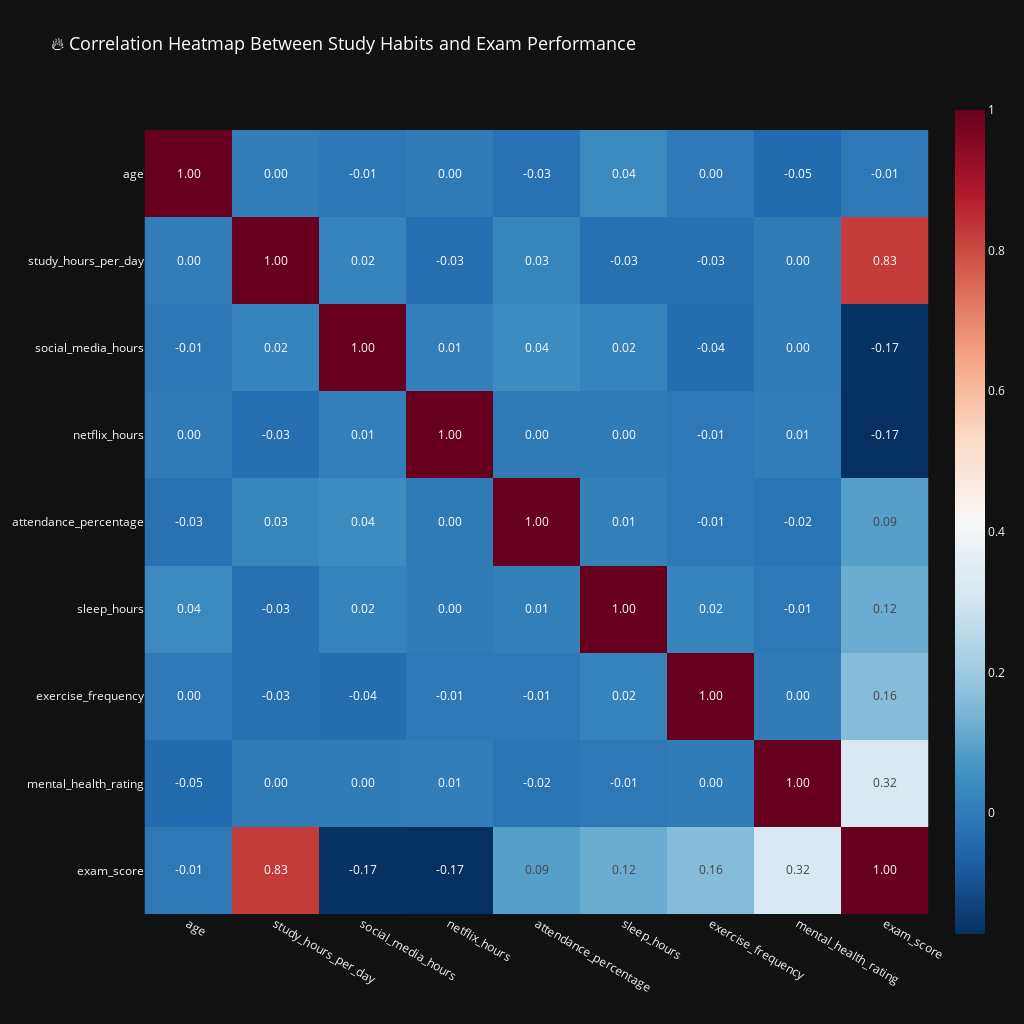

This figure's notebook cell:
### Code cell
fig = px.imshow(
    df[num_cols].corr(),
    text_auto=".2f",
    color_continuous_scale='RdBu_r',
    title='🔥 Correlation Heatmap Between Study Habits and Exam Performance',
    height= 1024,
    width= 1024
)
fig.update_layout(
    template='plotly_dark',
    title_font=dict(size=18, color='white')
)
fig.show()

### Figure 1 — Plotly figure (JSON) as saved in the notebook; plotly's stock layout.template omitted (floating-point values rounded to 4 significant figures)
{"data": [{"coloraxis": "coloraxis", "hovertemplate": "x: %{x}<br>y: %{y}<br>color: %{z}<extra></extra>", "name": "0", "texttemplate": "%{z:.2f}", "type": "heatmap", "x": ["age", "study_hours_per_day", "social_media_hours", "netflix_hours", "attendance_percentage", "sleep_hours", "exercise_frequency", "mental_health_rating", "exam_score"], "xaxis": "x", "y": ["age", "study_hours_per_day", "social_media_hours", "netflix_hours", "attendance_percentage", "sleep_hours", "exercise_frequency", "mental_health_rating", "exam_score"], "yaxis": "y", "z": [[1.0, 0.003971, -0.009151, -0.001174, -0.02606, 0.03748, -0.003836, -0.0451, -0.008907], [0.003971, 1.0, 0.02028, -0.03116, 0.02626, -0.02776, -0.0287, -0.003768, 0.8254], [-0.009151, 0.02028, 1.0, 0.01148, 0.04048, 0.01824, -0.03732, 0.001496, -0.1667], [-0.001174, -0.03116, 0.01148, 1.0, -0.002092, -0.0009345, -0.006448, 0.008034, -0.1718], [-0.02606, 0.02626, 0.04048, -0.002092, 1.0, 0.01376, -0.007857, -0.01874, 0.08984], [0.03748, -0.02776, 0.01824, -0.0009345, 0.01376, 1.0, 0.01977, -0.006508, 0.1217], [-0.003836, -0.0287, -0.03732, -0.006448, -0.007857, 0.01977, 1.0, -0.0002423, 0.1601], [-0.0451, -0.003768, 0.001496, 0.008034, -0.01874, -0.006508, -0.0002423, 1.0, 0.3215], [-0.008907, 0.8254, -0.1667, -0.1718, 0.08984, 0.1217, 0.1601, 0.3215, 1.0]]}], "layout": {"coloraxis": {"colorscale": [[0, "rgb(5,48,97)"], [0.1, "rgb(33,102,172)"], [0.2, "rgb(67,147,195)"], [0.3, "rgb(146,197,222)"], [0.4, "rgb(209,229,240)"], [0.5, "rgb(247,247,247)"], [0.6, "rgb(253,219,199)"], [0.7, "rgb(244,165,130)"], [0.8, "rgb(214,96,77)"], [0.9, "rgb(178,24,43)"], [1, "rgb(103,0,31)"]]}, "height": 1024, "title": {"font": {"color": "white", "size": 18}, "text": "🔥 Correlation Heatmap Between Study Habits and Exam Performance"}, "width": 1024, "xaxis": {"anchor": "y", "constrain": "domain", "domain": [0, 1], "scaleanchor": "y"}, "yaxis": {"anchor": "x", "autorange": "reversed", "constrain": "domain", "domain": [0, 1]}}}
